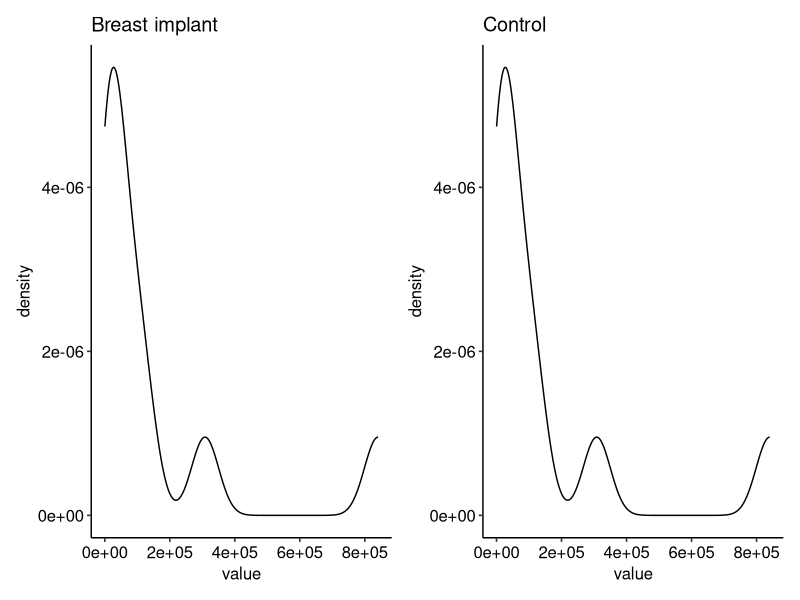
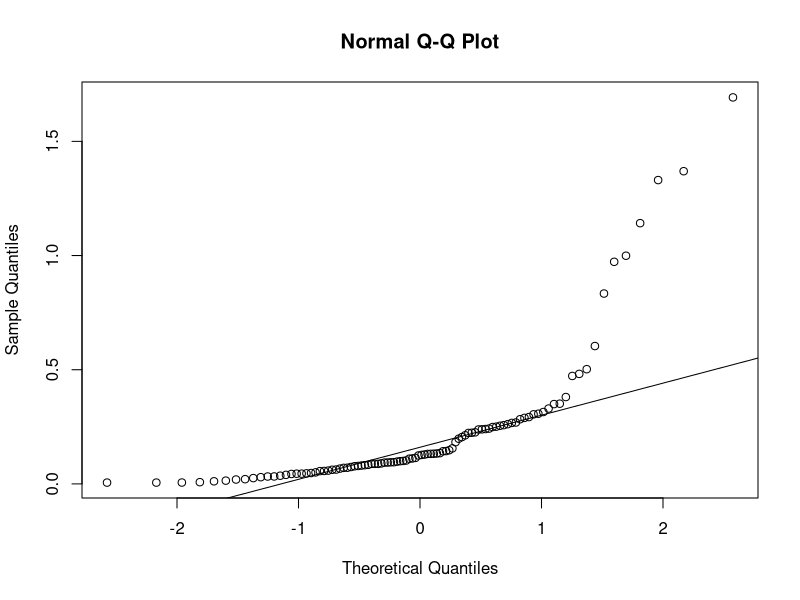

Here is the R script that generated these plots, in order:
## ---- chunk 1
#| echo: false
#| message: false
# !! DO NOT EDIT/REMOVE !!

required.packages <- c("tidyverse", "ggpubr", "ggridges", "patchwork")

InstallMissing <- function(packages) {
  for (pkg in packages) {
    if (!require(pkg, character.only = TRUE)) {
      install.packages(pkg, dependencies = TRUE)
      library(pkg, character.only = TRUE)
    }
  }
}

InstallMissing(required.packages)

library(tidyverse)
library(patchwork)
library(ggpubr)
library(ggridges)
theme_set(theme_pubr())
## ---- chunk 2
il6.breast.implant.patients <- c(231, 308287, 33291, 124550, 17075,
                                 22955, 95102, 5649, 840585, 58924)
il6.control.patients <- c(35324, 12457, 8276, 44, 278, 840)
df.breast <- data.frame(value = il6.breast.implant.patients)
df.contorl <- data.frame(value = il6.control.patients)
## ---- chunk 3
# YOUR RESPONSE HERE
# OUTPUT should be 3 plots
# While making it with the defaults but correctly which fetch you full points
# you can go the extra mile and show someone the creativ side of you
# good colors, good scaling, good lines, showing all data points, adding a legend
library(ggplot2)
library(ggridges)

# YOUR CODE HERE
## ---- chunk 4
# YOUR CODE HERE FOR GENERATING A QQ PLOT
# FIX ME - replace this with something that will give you a qqplot
implant.qqplot <- ggplot(df.breast, aes(x = value)) +
  geom_density() +
  ggtitle("Breast implant")
# FIX ME  - replace this with something that will give you a qqplot
contro.qqplot <- ggplot(df.breast, aes(x = value)) +
  geom_density() +
  ggtitle("Control")
# !! DO NOT EDIT/REMOVE !!
library(patchwork)
implant.qqplot | contro.qqplot
## ---- chunk 5
# # !! DO NOT EDIT/REMOVE !!
# OUTPUT: n_rejects -- Number of rejections for alpha=0.05

set.seed(42)
alpha <- 0.05
n_rejections <- 0
N_tries <- 10000
n_sample_size <- 200

# YOUR RESPONSE HERE
n_rejections / N_tries
## ---- chunk 6
# OUTPUT: n_rejects -- Number of rejections for alpha=0.05

set.seed(42)
alpha <- 0.05
n_rejections <- 0
N_tries <- 10000
n_sample_size <- 200
mean1 <- 10
mean2 <- mean1

sd1 <- 1
sd2 <- 2.5

# YOUR RESPONSE HERE

n_rejections / N_tries
## ---- chunk 7
# OUTPUT: n_rejects -- Number of rejections for alpha=0.05

set.seed(42)
alpha <- 0.05
n_rejections <- 0
N_tries <- 10000
n_sample_size <- 200
mean1 <- 10
mean2 <- mean1

sd1 <- 1
sd2 <- 2.5
# YOUR RESPONSE HERE
n_rejections / N_tries
## ---- chunk 8
# OUTPUT: n_rejects -- Number of rejections for alpha=0.05

set.seed(42)
alpha <- 0.05
n_rejections <- 0
N_tries <- 10000
n_sample_size <- 200

mean1 <- 10
mean2 <- mean1

sd1 <- 10
sd2 <- 1

# YOUR RESPONSE HERE

n_rejections / N_tries
## ---- chunk 9
# OUTPUT: n_rejects -- Number of rejections for alpha=0.05

set.seed(42)
alpha <- 0.05
n_rejections <- 0
N_tries <- 10000
n_sample_size1 <- 30
n_sample_size2 <- 70
mean1 <- 10
mean2 <- mean1

sd1 <- 10
sd2 <- 1

# YOUR RESPONSE HERE
n_rejections / N_tries
## ---- chunk 10
# OUTPUT: n_rejects -- Number of rejections for alpha=0.05

set.seed(42)
alpha <- 0.05
n_rejections <- 0
N_tries <- 10000
n_sample_size1 <- 70
n_sample_size2 <- 30
mean1 <- 10
mean2 <- mean1

sd1 <- 10
sd2 <- 1

# YOUR RESPONSE HERE
n_rejections / N_tries
## ---- chunk 11
# OUTPUT: n_rejects -- Number of rejections for alpha=0.05

set.seed(42)
alpha <- 0.05
n_rejections <- 0
N_tries <- 10000
n_sample_size1 <- 70
n_sample_size2 <- 30
mean1 <- 10
mean2 <- mean1

sd1 <- 10
sd2 <- 1
# YOUR RESPONSE HERE
n_rejections / N_tries
## ---- chunk 12
set.seed(42)

exp_data <- rexp(100, rate = 5)
qqnorm(exp_data)
qqline(exp_data)
## ---- chunk 13
# OUTPUT: n_rejects -- Number of rejections for alpha=0.05
set.seed(42)

# YOUR RESPONSE HERE

n_rejections / N_tries
## ---- chunk 14
# OUTPUT: n_rejects -- Number of rejections for alpha=0.05

set.seed(42)
# YOUR RESPONSE HERE
n_rejections / N_tries
## ---- chunk 15
# CODE for validity of your test of choice
# INPUT: data frame of subject based grip strengths
# OUTPUT: plots or metrics for assessing the validity of your test
## ---- chunk 16
# CODE
## ---- chunk 17
# YOUR RESPONSE HERE
## ---- chunk 18
# YOUR RESPONSE HERE
## ---- chunk 19
# YOUR CODE HERE
## ---- chunk 20
# YOUR CODE GOES HERE
# OUTPUT: A reduced dimensional representation of your data
# You can choose to color your data points on a specific variable of choice
# the variable can either exist in data or can be extracted(appended) by
# processing the data frame
df <- read_tsv("Table8_amino_acid_profile_no_uncertainity.tsv")
df <- df %>%
  drop_na() %>%
  unique() %>%
  as.data.frame()
## ---- chunk 21
# WRITE ADDITIONAL CODE TO EXPLAIN YOUR STORY
#
## ---- chunk 22
# WRITE ADDITIONAL CODE TO SHOW FACTORS ASSOCIATED WITH PC1 and PC2
#
## ---- chunk 23
# YOUR CODE HERE
